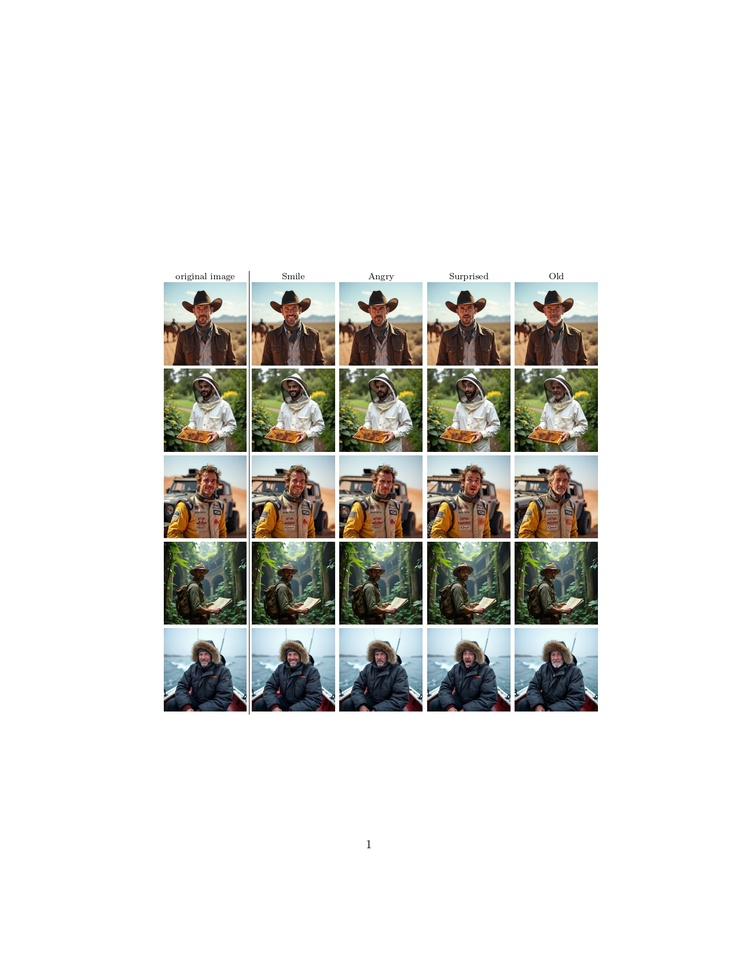
#> input picture static/images/results_figure.jpg, 738 x 956 px, shrunk from 1275 x 1650 before the run
$ python replace_background.py
#> lines starting #> are read from the running program, lines starting #| are printed output that depends on the picture; after the words box and inside, x2 and y2 are one past the last pixel; in counts of white or black regions, pixels touching at a corner belong together
import numpy as np
from PIL import Image


# [58 lines left out: function replace_background, not called in this run]


import numpy as np
from PIL import Image


def crop_white_background(image_path, output_path=None, tolerance=5):
    """
    Crop white background from an image, keeping only the content area.

    Parameters:
    -----------
    image_path : str
        Path to the image with white background
    output_path : str, optional
        Path where the cropped image will be saved. If None, returns the image without saving.
    tolerance : int
        Tolerance for matching background pixels (default: 5)

    Returns:
    --------
    PIL.Image
        The cropped image
    """
#> called with image_path = 'results_figure.jpg', output_path = 'results_cropped.jpg', tolerance = 2
    # Load image
    img = Image.open(image_path).convert('RGB')
#> img is the input picture: PIL image 738x956 RGB; mean R, G, B 221.4, 221.1, 217.8
    img_array = np.array(img, dtype=np.int16)

    # Get the background color from position (0,0)
    bg_color = img_array[0, 0].astype(np.int16)
#> bg_color = [255, 255, 255]

    print(f"Background color detected: {bg_color}")
#| Background color detected: [255 255 255]

    # Create a mask for non-background pixels
    diff_r = np.abs(img_array[:, :, 0] - bg_color[0])
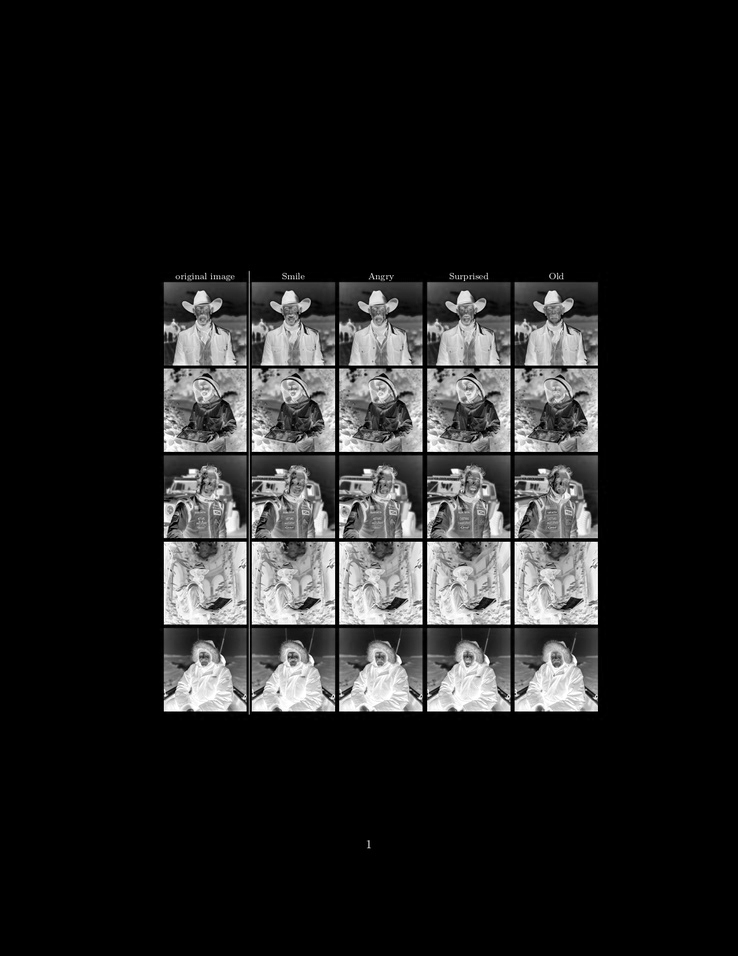
#> diff_r: shape (956, 738) int16; min 0, max 255, mean 33.6
    diff_g = np.abs(img_array[:, :, 1] - bg_color[1])
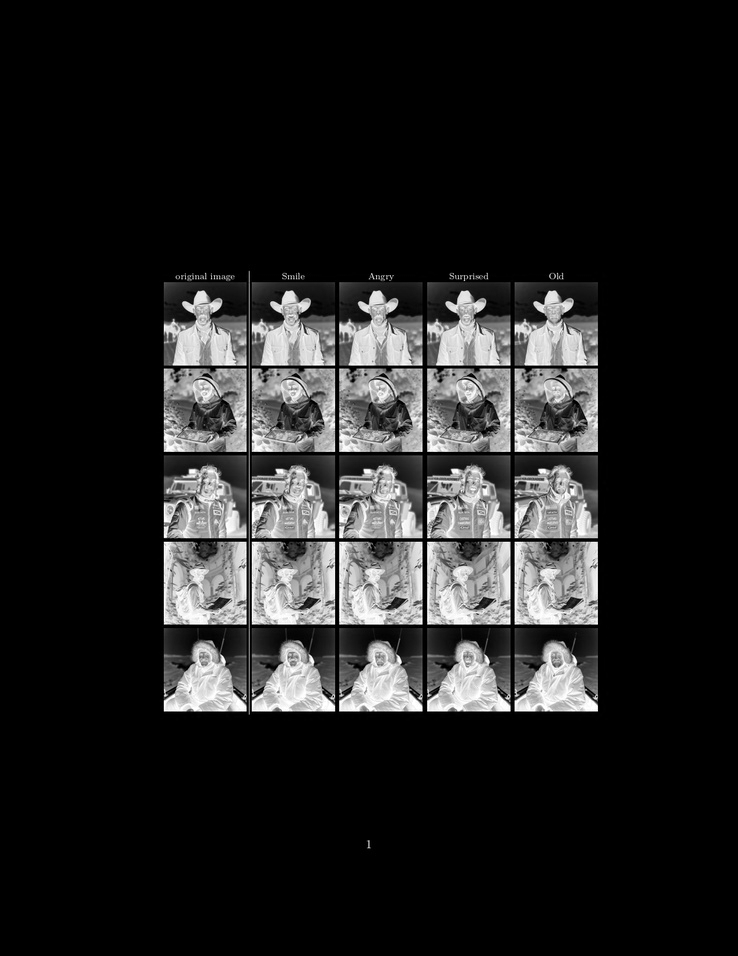
#> diff_g: shape (956, 738) int16; min 0, max 255, mean 33.9
    diff_b = np.abs(img_array[:, :, 2] - bg_color[2])
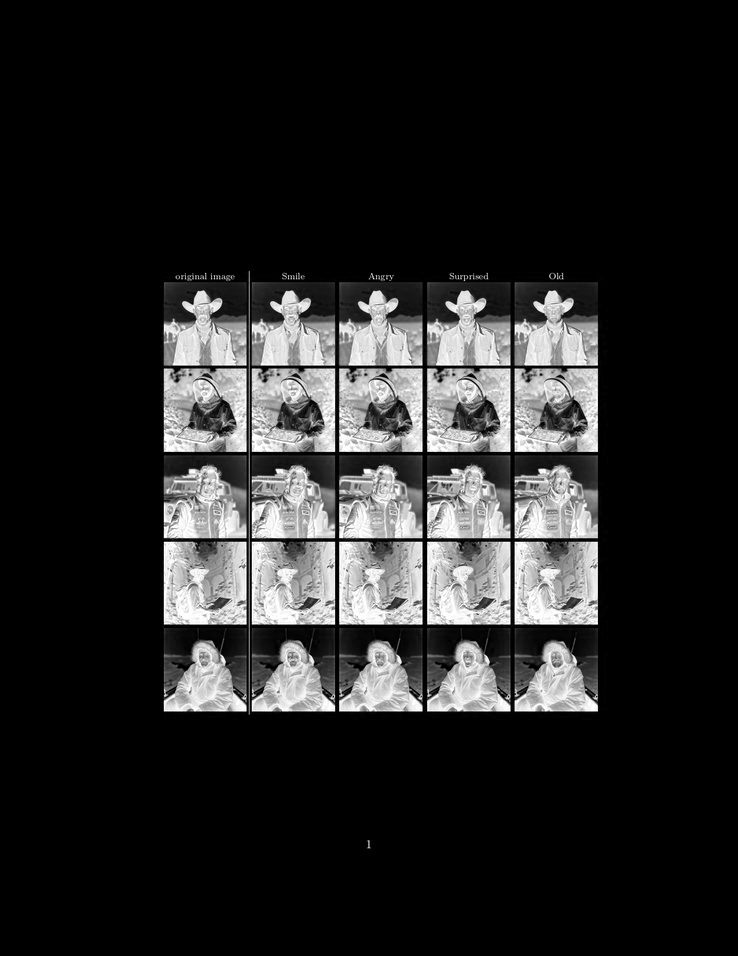
#> diff_b: shape (956, 738) int16; min 0, max 255, mean 37.2

    # Pixels that DON'T match background (content pixels)
    content_mask = (diff_r > tolerance) | (diff_g > tolerance) | (diff_b > tolerance)
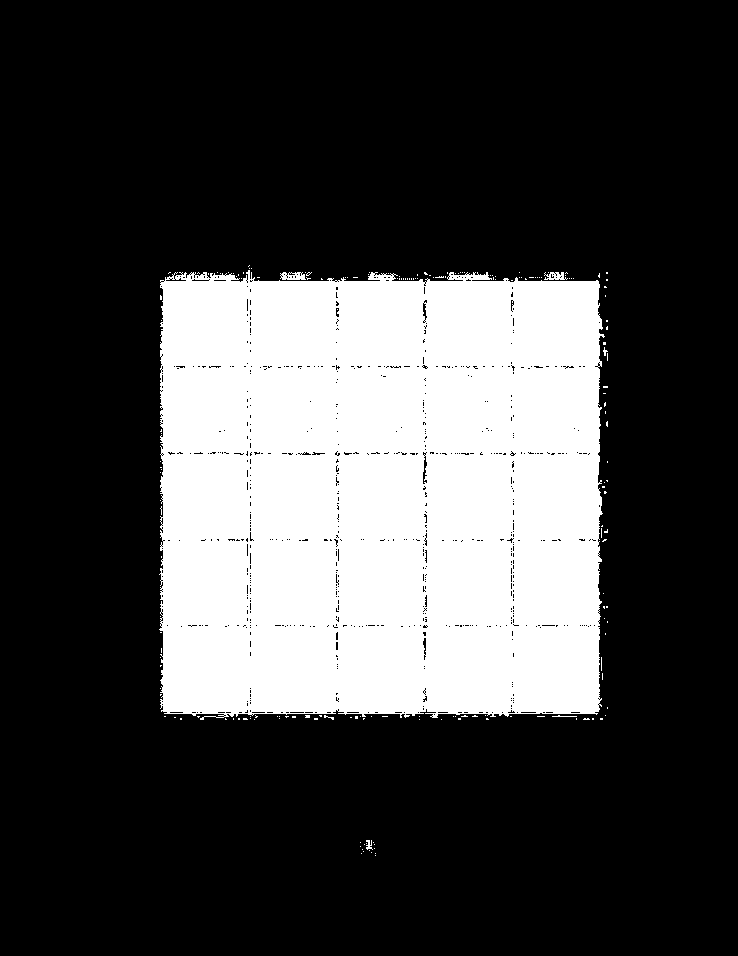
#> content_mask: shape (956, 738) bool; 26.8% white; 185 white regions (179 under 20 px), largest, box (x1, y1, x2, y2) and area: (159, 270, 605, 720) 188402, (280, 272, 306, 280) 149, (544, 272, 568, 280) 118, (366, 840, 373, 850) 41, (552, 715, 577, 717) 27, (603, 347, 608, 356) 20

    # Find the bounding box of content pixels
    rows = np.any(content_mask, axis=1)
    cols = np.any(content_mask, axis=0)

    # Get the indices where content exists
    row_indices = np.where(rows)[0]
#> row_indices = 468 values from 265 to 855
    col_indices = np.where(cols)[0]
#> col_indices = 449 values from 159 to 607

    if len(row_indices) == 0 or len(col_indices) == 0:
        print("Warning: No content found in image!")
        return img

    # Get bounding box coordinates
    top = row_indices[0]
#> top = 265
    bottom = row_indices[-1] + 1 - 220
#> bottom = 636
    left = col_indices[0]
#> left = 159
    right = col_indices[-1] + 1
#> right = 608

    print(f"Cropping to: top={top}, bottom={bottom}, left={left}, right={right}")
#| Cropping to: top=265, bottom=636, left=159, right=608
    print(f"Original size: {img.size}, New size: {(right - left, bottom - top)}")
#| Original size: (738, 956), New size: (449, 371)

    # Crop the image
    cropped_img = img.crop((left, top, right, bottom))
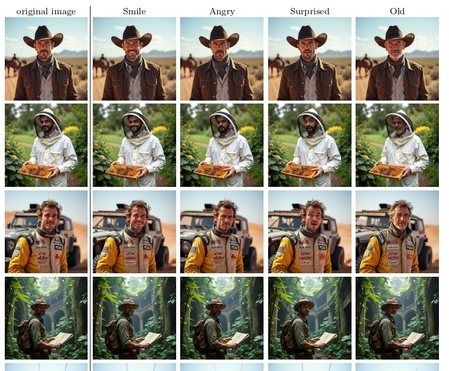
#> cropped_img: PIL image 449x371 RGB; mean R, G, B 140.8, 137.6, 121.7

    # Save if output path is provided
    if output_path:
        cropped_img.save(output_path)
        print(f"Cropped image saved to {output_path}")

    return cropped_img


# Example usage
if __name__ == "__main__":
    # Crop and save
    cropped = crop_white_background(
        image_path='results_figure.jpg',
        output_path='results_cropped.jpg',
        tolerance=2
    )
# [10 lines of commented-out code are left out]

$ run again, with static/images/training.jpg copied over static/images/results_figure.jpg
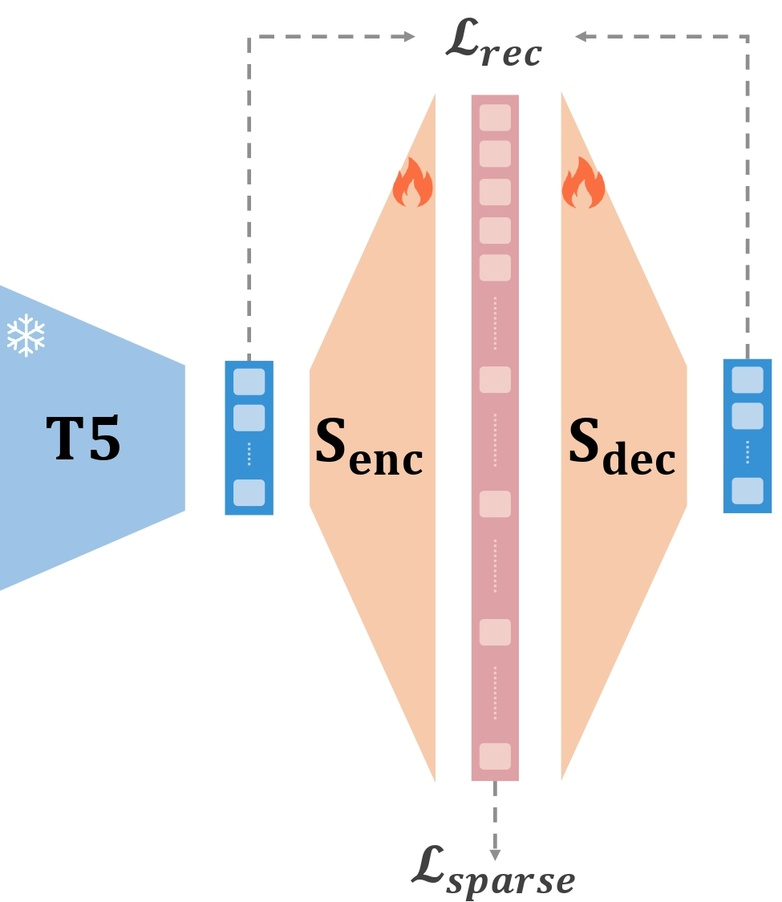
#> input picture static/images/training.jpg, 782 x 902 px, shrunk from 975 x 1125 before the run
#> in crop_white_background, img is the input picture: PIL image 782x902 RGB; mean R, G, B 241, 235.4, 234.1
#> bg_color = [255, 255, 255]
#| Background color detected: [255 255 255]
#> in crop_white_background, `content_mask = (diff_r > tolerance) | (diff_g > tolerance) | (diff_b >..`:
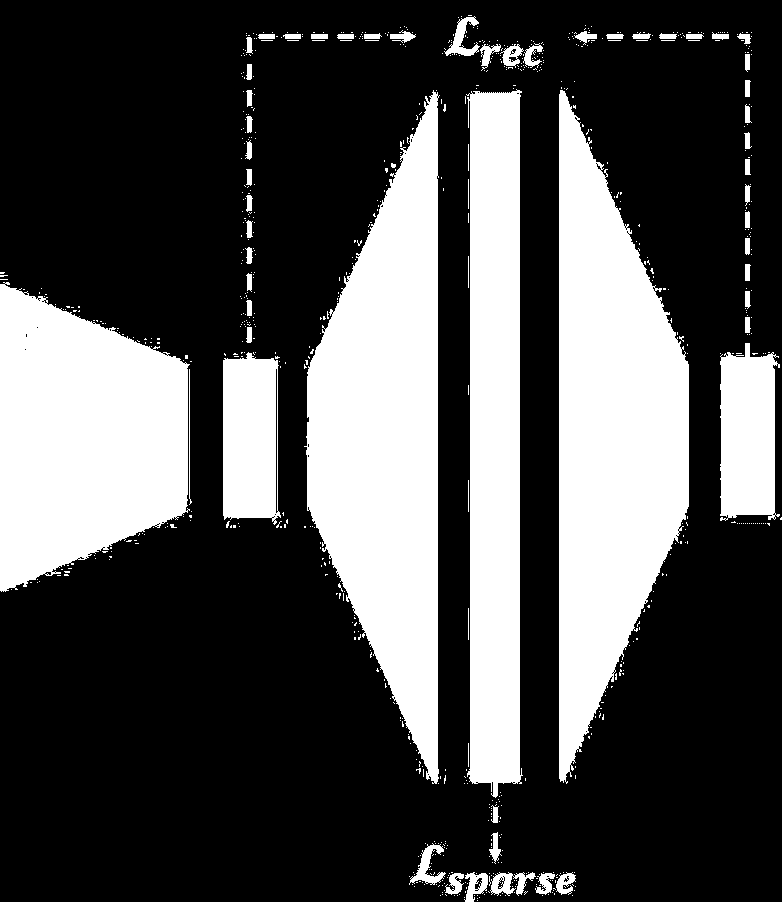
#> content_mask: shape (902, 782) bool; 30.6% white; 802 white regions (740 under 20 px), largest, box (x1, y1, x2, y2) and area: (559, 90, 689, 784) 55687, (304, 90, 440, 784) 55674, (0, 282, 190, 592) 43257
#> row_indices = 876 values from 15 to 901
#> col_indices = 741 values from 0 to 781
#> top = 15
#> bottom = 682
#> left = 0
#> right = 782
#| Cropping to: top=15, bottom=682, left=0, right=782
#| Original size: (782, 902), New size: (782, 667)
#> in crop_white_background, `cropped_img = img.crop((left, top, right, bottom))`:
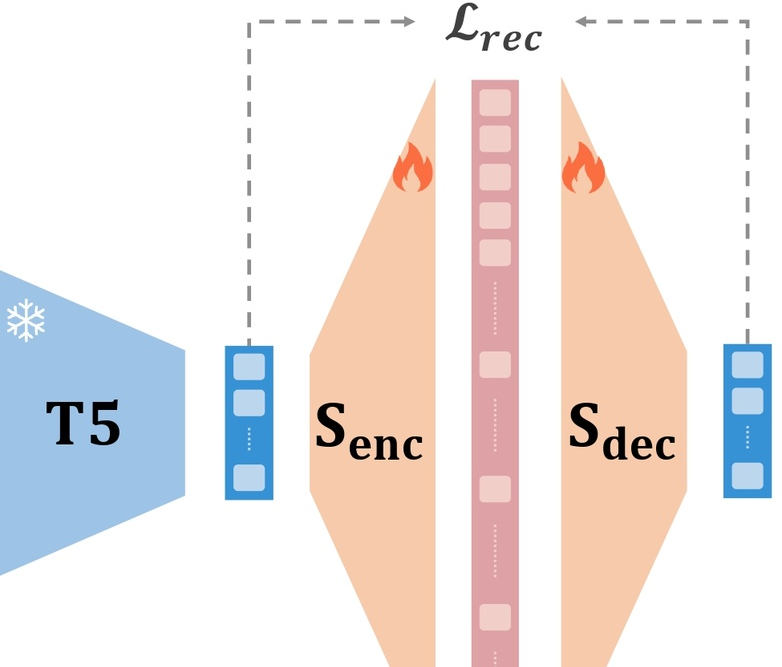
#> cropped_img: PIL image 782x667 RGB; mean R, G, B 237, 230.4, 228.9
